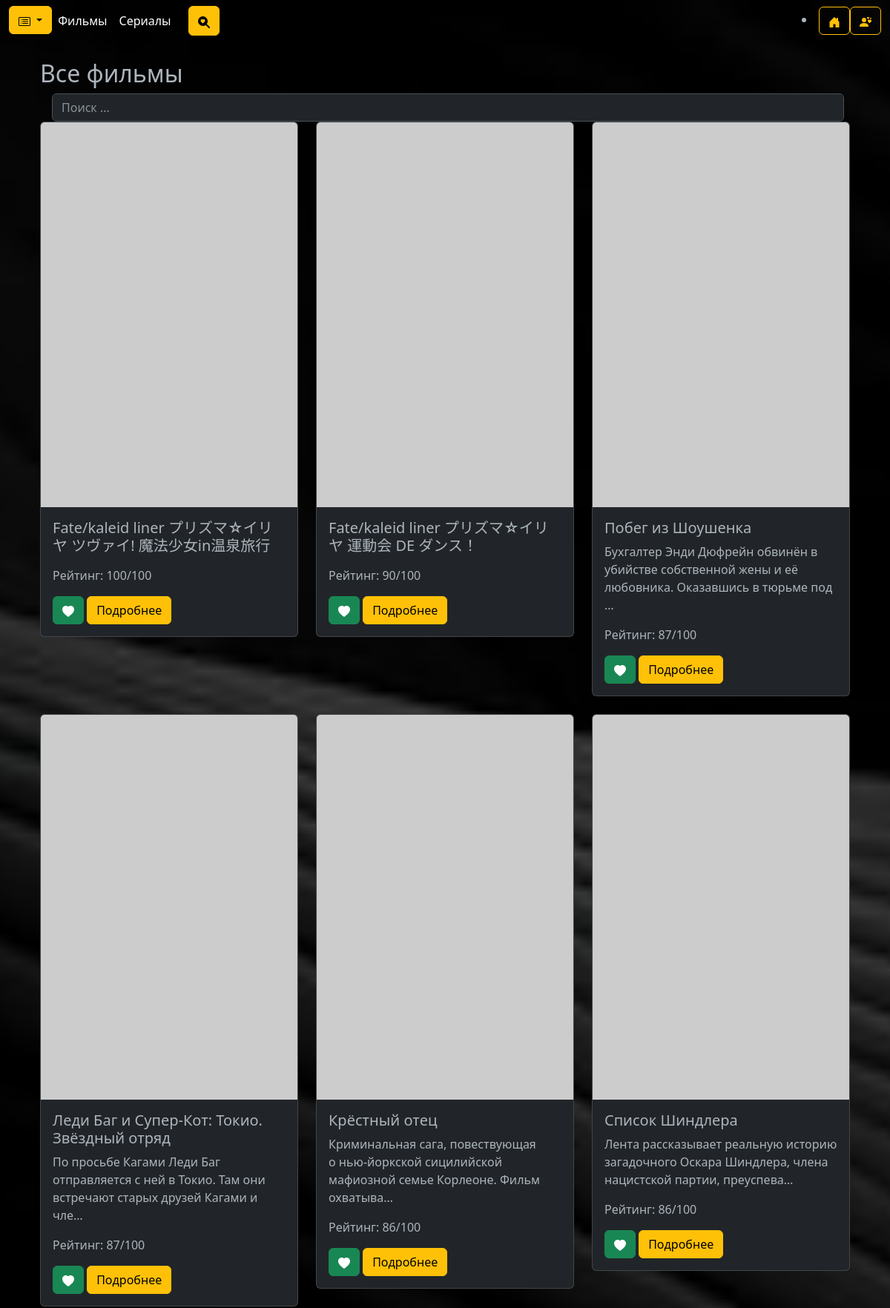
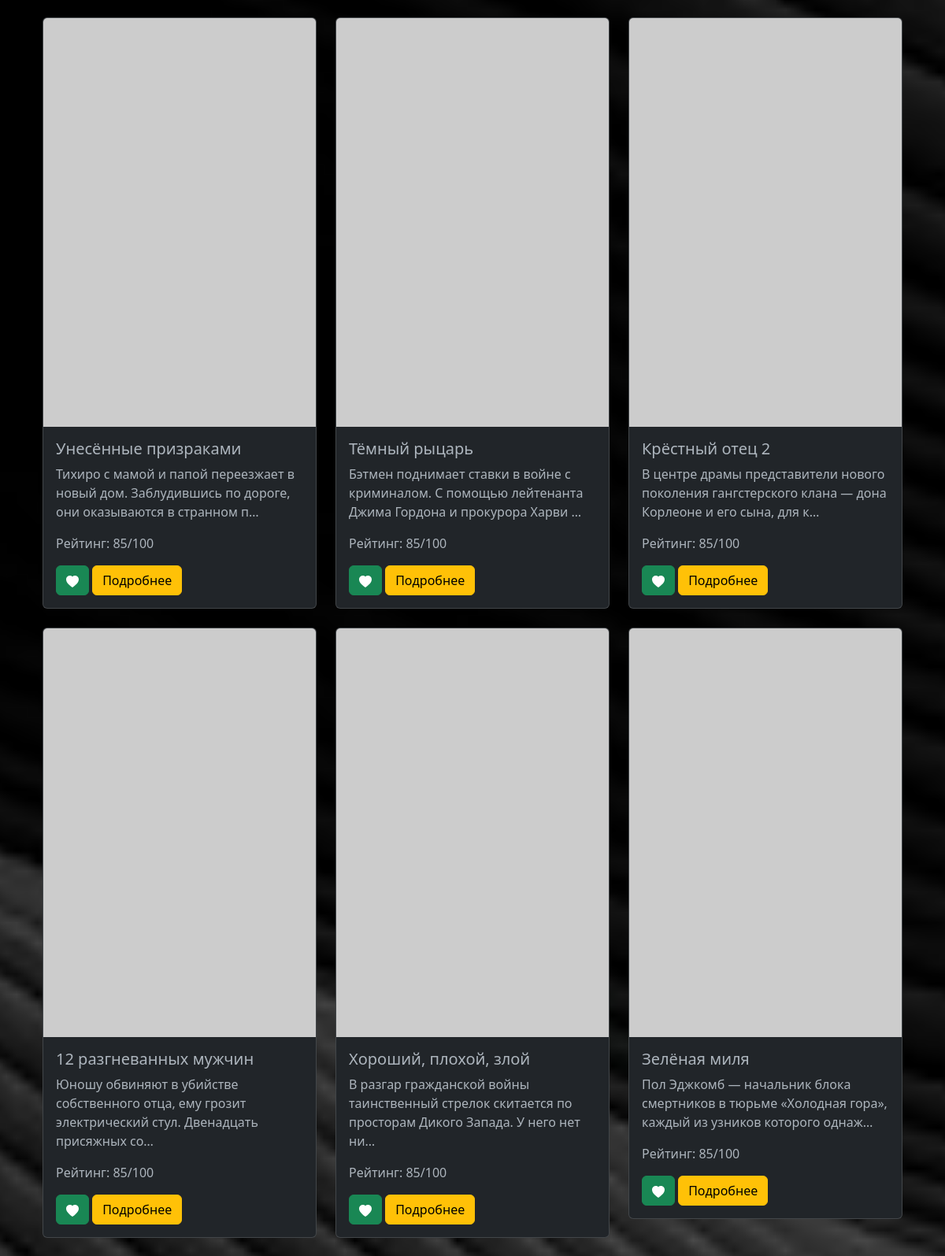
Page /Movie_app/movies/ (upper part) on the committed database (2 pictures, top to bottom).
### Movie_app/models.py (models this page shows, shortened)
class Content(PolymorphicModel):
    tmdb_id = models.IntegerField(
        primary_key=True,
        unique=True,
        validators=[MinValueValidator(1)])
    title = models.CharField(max_length=200)
    created_at = models.DateTimeField(auto_now_add=True)

class Movie(Content):
    rating = models.IntegerField(
        default=0,
        validators=[MinValueValidator(0), MaxValueValidator(100)]
    )
    release_date = models.DateField(
        null=True,
        blank=True,
        verbose_name="Дата выхода"
    )
    created_in = models.ManyToManyField(Country,
                                        verbose_name="Страны производства")
    genres = models.ManyToManyField(Genre, verbose_name="Жанры")
    director = models.ManyToManyField(Director, verbose_name="Режиссёры")
    actors = models.ManyToManyField(Actor, verbose_name="Актёры")
    description = models.TextField(blank=True, verbose_name="Описание")
    poster_url = models.URLField(blank=True, validators=[URLValidator()])

class Content(PolymorphicModel):
    tmdb_id = models.IntegerField(
        primary_key=True,
        unique=True,
        validators=[MinValueValidator(1)])
    title = models.CharField(max_length=200)
    created_at = models.DateTimeField(auto_now_add=True)

### Movie_app/views.py (the view)
# urls.py: path('movies/', views.MovieListView.as_view(), name='movie_list'),
class MovieListView(ListView):
    model = Movie
    template_name = 'Movie_app/movie_list.html'
    context_object_name = 'movies'
    paginate_by = 20
    def get_queryset(self):
        queryset = super().get_queryset()
        queryset = queryset.order_by('-rating')
        form = MovieFilterForm(self.request.GET)
        if form.is_valid():
            genres = form.cleaned_data.get('genres')
            actors = form.cleaned_data.get('actors')
            directors = form.cleaned_data.get('directors')
            countries = form.cleaned_data.get('countries')
            if genres:
                queryset = queryset.filter(genres__in=genres)
            if actors:
                queryset = queryset.filter(actors__in=actors)
            if directors:
                queryset = queryset.filter(director__in=directors)
            if countries:
                queryset = queryset.filter(created_in__in=countries)
        return queryset.distinct()
    def get_context_data(self, **kwargs):
        context = super().get_context_data(**kwargs)
        context['filter_form'] = MovieFilterForm(self.request.GET)
        return context

### Movie_app/forms.py
class MovieFilterForm(forms.Form):
    title = forms.CharField(
        required=False,
        label="Название",
        widget=forms.TextInput(attrs={"placeholder":
                                          "Введите название фильма"}),
    )
    genre = forms.ModelChoiceField(
        queryset=Genre.objects.all(),
        required=False,
        label="Жанр",
        empty_label="Выберите жанр",
    )
    rating = forms.DecimalField(
        required=False,
        label="Рейтинг",
        min_value=0,
        max_value=100,
        widget=forms.NumberInput(attrs={"placeholder": "000"}),
    )
    actor = forms.ModelChoiceField(
        queryset=Actor.objects.all(),
        required=False,
        label="Актеры",
        empty_label="Выберите актера",
    )
    director = forms.ModelChoiceField(
        queryset=Director.objects.all(),
        required=False,
        label="Режиссёры",
        empty_label="Выберите режиссёра",
    )
    country = forms.ModelChoiceField(
        queryset=Country.objects.all(),
        required=False,
        label="Страны",
        empty_label="Выберите страну",
    )

### Movie_app/templates/Movie_app/movie_list.html (shortened to what this page needs)
{% extends 'includes/base.html' %}
{% block content %}
<div class="container my-4">
    <h2>Все фильмы</h2>
         <form method="get" action="{% url 'Movie_app:search_results' %}" class="d-flex ms-3">
                    <input type="text" name="query" placeholder="Поиск ..." class="form-control me-2">
                </form>
    {% if movies %}
    <div class="row">
        {% for movie in movies %}
        <div class="col-md-4 mb-4">
            <div class="card">
                {% if movie.poster_url %}
                <img src="{{ movie.poster_url }}" class="card-img-top" alt="{{ movie.title }}"
                     onerror="this.src='https://via.placeholder.com/500x750?text=Image+Error'">
                {% else %}
                <img src="https://via.placeholder.com/500x750?text=No+Image" class="card-img-top"
                     alt="{{ movie.title }}">
                {% endif %}
                <div class="card-body">
                    <h5 class="card-title">{{ movie.title }}</h5>
                    <p class="card-text">{{ movie.description|truncatechars:100 }}</p>
                    <p>Рейтинг: {{ movie.rating }}/100</p>
                    <form method="post" action="{% url 'recommendations:add_to_favorites' movie.tmdb_id %}"
                          style="display: inline;">
                        <button type="submit" class="btn btn-success">
                            <svg xmlns="http://www.w3.org/2000/svg" width="16" height="16" fill="currentColor"
                                 class="bi bi-heart-fill" viewBox="0 0 16 16">
                                <path fill-rule="evenodd"
                                      d="M8 1.314C12.438-3.248 23.534 4.735 8 15-7.534 4.736 3.562-3.248 8 1.314z"/>
                            </svg>
                        </button>
                        <a href="{% url 'Movie_app:content_detail' movie.tmdb_id %}"
                           class="btn btn-warning">Подробнее</a>
                </div>
            </div>
        </div>
        {% endfor %}
    </div>
    {% else %}
    <p>Фильмы не найдены.</p>
    {% endif %}
</div>
{% endblock %}

### rows in the picture
Movie: title "Fate/kaleid liner プリズマ☆イリヤ ツヴァイ! 魔法少女in温泉旅行", rating "100"
Movie: title "Fate/kaleid liner プリズマ☆イリヤ 運動会 DE ダンス！", rating "90"
Movie: title "Побег из Шоушенка", description "Бухгалтер Энди Дюфрейн обвинён в убийстве собственной жены и её любовника. Оказавшись в тюрьме под …", rating "87"
Movie: title "Леди Баг и Супер-Кот: Токио. Звёздный отряд", description "По просьбе Кагами Леди Баг отправляется с ней в Токио. Там они встречают старых друзей Кагами и чле…", rating "87"
Movie: title "Крёстный отец", description "Криминальная сага, повествующая о нью-йоркской сицилийской мафиозной семье Корлеоне. Фильм охватыва…", rating "86"
Movie: title "Список Шиндлера", description "Лента рассказывает реальную историю загадочного Оскара Шиндлера, члена нацистской партии, преуспева…", rating "86"
Movie: title "Унесённые призраками", description "Тихиро с мамой и папой переезжает в новый дом. Заблудившись по дороге, они оказываются в странном п…", rating "85"
Movie: title "Тёмный рыцарь", description "Бэтмен поднимает ставки в войне с криминалом. С помощью лейтенанта Джима Гордона и прокурора Харви …", rating "85"
Movie: title "Крёстный отец 2", description "В центре драмы представители нового поколения гангстерского клана — дона Корлеоне и его сына, для к…", rating "85"
Movie: title "12 разгневанных мужчин", description "Юношу обвиняют в убийстве собственного отца, ему грозит электрический стул. Двенадцать присяжных со…", rating "85"
Movie: title "Хороший, плохой, злой", description "В разгар гражданской войны таинственный стрелок скитается по просторам Дикого Запада. У него нет ни…", rating "85"
Movie: title "Зелёная миля", description "Пол Эджкомб — начальник блока смертников в тюрьме «Холодная гора», каждый из узников которого однаж…", rating "85"
